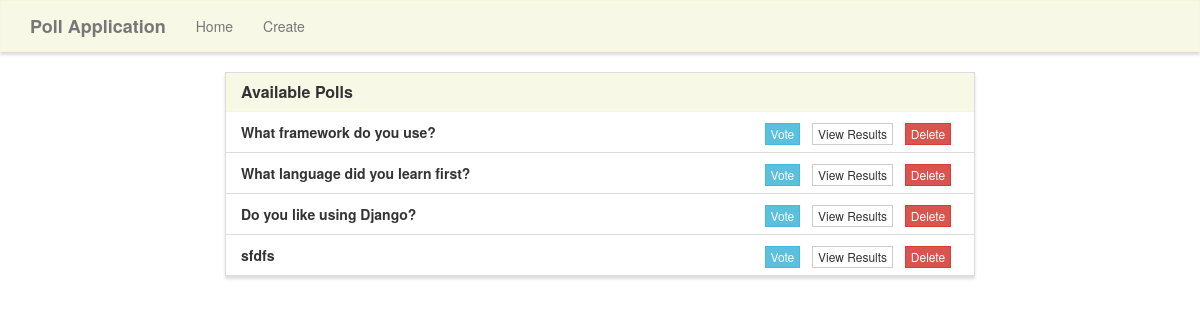
The app's page /, older data.
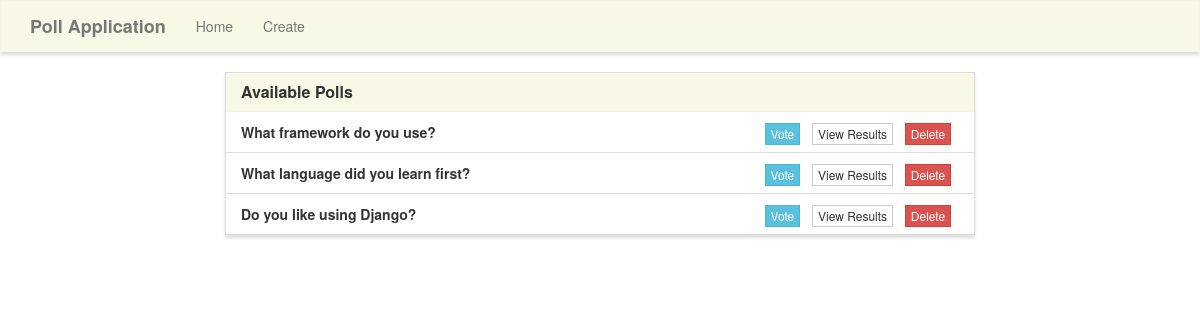
The same page, newer data.
### poll/models.py (models this page shows, shortened)
class Poll(models.Model):
    question = models.TextField()
    option_one = models.CharField(max_length=30)
    option_two = models.CharField(max_length=30)
    option_three = models.CharField(max_length=30)
    option_one_count = models.IntegerField(default=0)
    option_two_count = models.IntegerField(default=0)
    option_three_count = models.IntegerField(default=0)

### poll/views.py (the view)
# urls.py: 2. Add a URL to urlpatterns:  path('', views.home, name='home')
def home(request):
    polls=Poll.objects.all()
    context = {
        'polls': polls,
    }
    return render(request,'poll/home.html', context)

### poll/templates/poll/home.html (shortened to what this page needs)
{% extends "poll/base.html" %}
{% block main %}
<div class="row">
    <div class="col-lg-8 col-lg-offset-2">
        <div class="panel panel-default">
            <div class="panel-heading">
                <h3 class="panel-title">Available Polls</h3>
            </div>
            <ul class="list-group">
                {% for poll in polls %}
                <li class="list-group-item">
                    <strong>{{ poll.question}}</strong>
                    <span class="pull-right">
                        <a href="{% url 'vote' poll.id %}" class="btn btn-info btn-xs">Vote</a> &nbsp;
                        <a href="{% url 'results' poll.id %}" class="btn btn-default btn-xs">View Results</a> &nbsp;
                        <a href="{% url 'delete' id=poll.id %}" class="btn btn-danger btn-xs">Delete</a> &nbsp;
                    </span>
                </li>
                {% endfor %}
            </ul>
        </div>
    </div>
</div>
{% endblock %}

Row changes from the older to the newer data that the page shows:
removed Poll: question "sfdfs"
